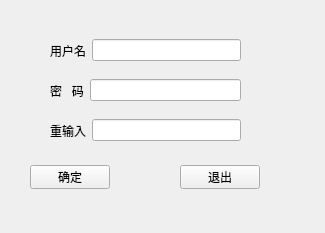
<?xml version="1.0" encoding="UTF-8"?>
<ui version="4.0">
 <class>regis</class>
 <widget class="QWidget" name="regis">
  <property name="geometry">
   <rect>
    <x>0</x>
    <y>0</y>
    <width>325</width>
    <height>233</height>
   </rect>
  </property>
  <property name="windowTitle">
   <string>Form</string>
  </property>
  <widget class="QWidget" name="horizontalLayoutWidget_3">
   <property name="geometry">
    <rect>
     <x>50</x>
     <y>115</y>
     <width>191</width>
     <height>31</height>
    </rect>
   </property>
   <layout class="QHBoxLayout" name="horizontalLayout_3">
    <item>
     <widget class="QLabel" name="label_3">
      <property name="text">
       <string>重输入</string>
      </property>
     </widget>
    </item>
    <item>
     <widget class="QLineEdit" name="let_passwd2"/>
    </item>
   </layout>
  </widget>
  <widget class="QWidget" name="horizontalLayoutWidget">
   <property name="geometry">
    <rect>
     <x>50</x>
     <y>35</y>
     <width>191</width>
     <height>31</height>
    </rect>
   </property>
   <layout class="QHBoxLayout" name="horizontalLayout">
    <item>
     <widget class="QLabel" name="label">
      <property name="text">
       <string>用户名</string>
      </property>
     </widget>
    </item>
    <item>
     <widget class="QLineEdit" name="let_name"/>
    </item>
   </layout>
  </widget>
  <widget class="QPushButton" name="btn_reg">
   <property name="geometry">
    <rect>
     <x>30</x>
     <y>165</y>
     <width>80</width>
     <height>24</height>
    </rect>
   </property>
   <property name="text">
    <string>确定</string>
   </property>
  </widget>
  <widget class="QPushButton" name="btn_quit">
   <property name="geometry">
    <rect>
     <x>180</x>
     <y>165</y>
     <width>80</width>
     <height>24</height>
    </rect>
   </property>
   <property name="text">
    <string>退出</string>
   </property>
  </widget>
  <widget class="QWidget" name="horizontalLayoutWidget_2">
   <property name="geometry">
    <rect>
     <x>50</x>
     <y>75</y>
     <width>191</width>
     <height>31</height>
    </rect>
   </property>
   <layout class="QHBoxLayout" name="horizontalLayout_2">
    <item>
     <widget class="QLabel" name="label_2">
      <property name="text">
       <string>密   码</string>
      </property>
     </widget>
    </item>
    <item>
     <widget class="QLineEdit" name="let_passwd1"/>
    </item>
   </layout>
  </widget>
  <widget class="QCheckBox" name="checkBox">
   <property name="geometry">
    <rect>
     <x>250</x>
     <y>80</y>
     <width>21</width>
     <height>22</height>
    </rect>
   </property>
   <property name="styleSheet">
    <string notr="true">#checkBox{
font-size: 15px;
} 
#checkBox::indicator {
padding-top: 1px;
width: 15px;
height: 15px;border: none;
}
#checkBox::indicator:unchecked {
image: url(:/icon/noshow.ico);
}
 
#checkBox::indicator:checked {
image: url(:/icon/show.ico);
}</string>
   </property>
   <property name="text">
    <string/>
   </property>
  </widget>
 </widget>
 <resources/>
 <connections/>
</ui>
